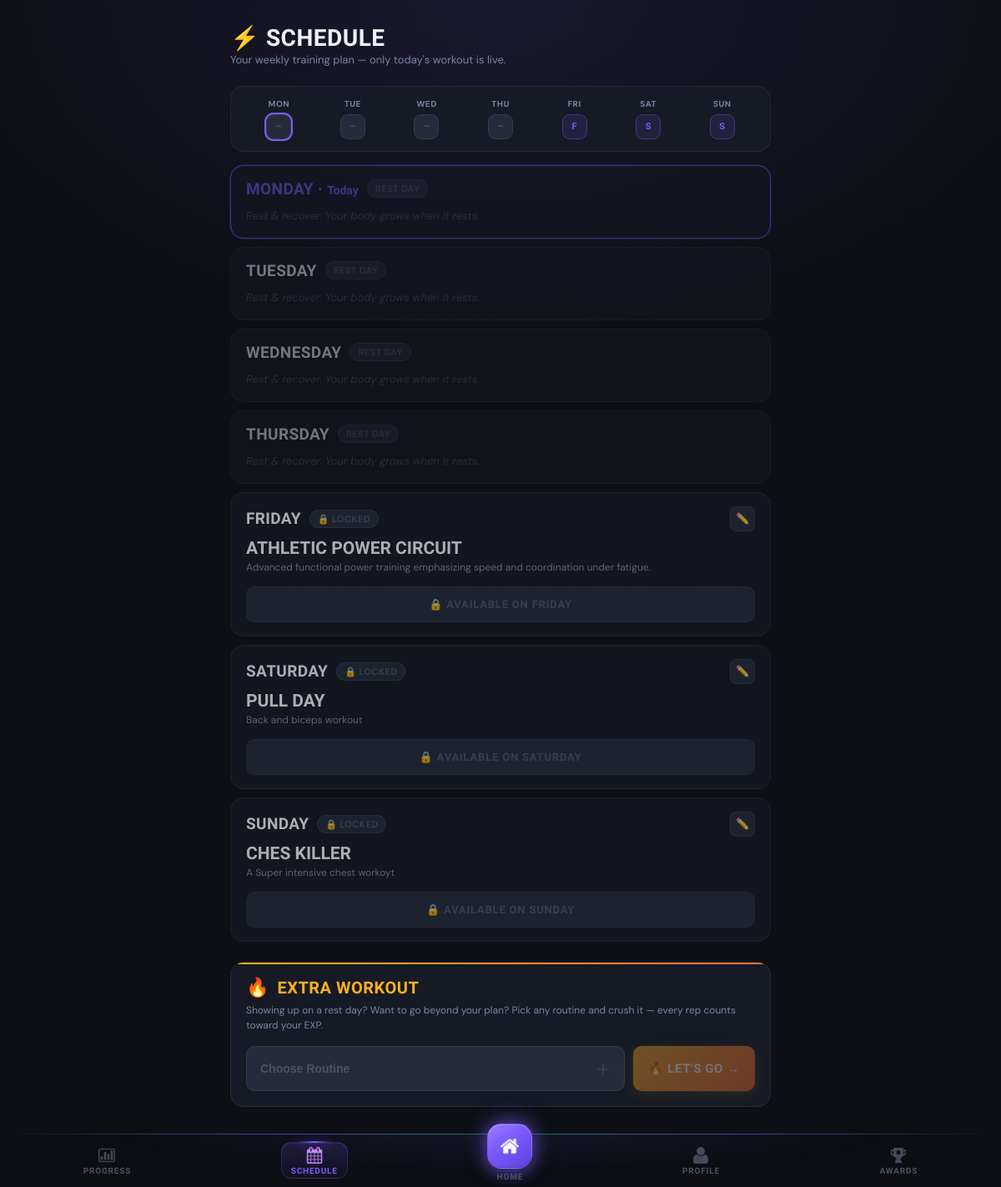
Page /schedule (signed in) on the committed database.
### tables this page shows
CREATE TABLE routines (
                routine_id INTEGER PRIMARY KEY AUTOINCREMENT,
                routine_name TEXT NOT NULL,
                description TEXT,
                created_by TEXT,
                created_date DATETIME DEFAULT CURRENT_TIMESTAMP,
                is_active BOOLEAN DEFAULT 1
            );

### main.py (the view)
@app.route('/schedule')
@login_required
def schedule():
    client_id = session['client_id']
    client = Client.get_by_id(client_id)
    weekly_schedule = client.get_weekly_schedule()
    availability = client.get_availability()
    all_days = ['Monday', 'Tuesday', 'Wednesday', 'Thursday', 'Friday', 'Saturday', 'Sunday']
    today_name = date.today().strftime('%A')
    today      = date.today().strftime('%Y-%m-%d')
    session_ctrl = WorkoutSessionController()
    for day, routine_info in weekly_schedule.items():
        routine_id  = routine_info['routine_id']
        session_data = session_ctrl._get_session(client_id, routine_id, today)
        routine_info['status'] = session_data['status'] if session_data else 'not_started'
    db = DatabaseManager()
    all_routines = db.execute_query(
        "SELECT routine_id, routine_name, description FROM routines WHERE is_active=1 ORDER BY routine_name"
    )
    return render_template(
        'schedule.html',
        schedule=weekly_schedule,
        all_days=all_days,
        availability=availability,
        today_name=today_name,
        all_routines=all_routines,
    )

### controllers/workout_session_controller.py (called while the page is built)
    def _get_session(self, client_id, routine_id, workout_date):
        query = '''
            SELECT * FROM workout_sessions
            WHERE client_id=? AND routine_id=? AND workout_date=?
        '''
        result = self.db.execute_query(query, (client_id, routine_id, workout_date))
        return dict(result[0]) if result else None

### database/db_manager.py (called while the page is built)
    def connect(self):
        self.conn = sqlite3.connect(self.db_name)
        self.conn.row_factory = sqlite3.Row  # Access columns by name
        self.cursor = self.conn.cursor()

    def disconnect(self):
        if self.conn:
            self.conn.close()

    def execute_query(self, query, params=None):
        self.connect()
        if params:
            self.cursor.execute(query, params)
        else:
            self.cursor.execute(query)
        results = self.cursor.fetchall()
        self.disconnect()
        return results

### main.py (called while the page is built)
def login_required(f):
    @wraps(f)
    def decorated_function(*args, **kwargs):
        if 'client_id' not in session:
            return redirect(url_for('login'))
        return f(*args, **kwargs)
    return decorated_function

### models/client.py (called while the page is built)
    def get_availability(self):
        db = DatabaseManager()
        query = '''
            SELECT day_of_week FROM client_availability
            WHERE client_id=? AND is_available=1
        '''
        results = db.execute_query(query, (self.client_id,))
        return [row['day_of_week'] for row in results]

    def get_weekly_schedule(self):
        db = DatabaseManager()
        query = '''
            SELECT ra.day_of_week, r.routine_id, r.routine_name, r.description
            FROM routine_assignments ra
            JOIN routines r ON ra.routine_id = r.routine_id
            WHERE ra.client_id=? AND ra.is_active=1
        '''
        results = db.execute_query(query, (self.client_id,))
        return {row['day_of_week']: dict(row) for row in results}

### templates/schedule.html (shortened to what this page needs)
{% extends "base.html" %}
{% block content %}
{% set today_name = today_name | default('') %}
{% set day_shorts = {'Monday':'MON','Tuesday':'TUE','Wednesday':'WED','Thursday':'THU','Friday':'FRI','Saturday':'SAT','Sunday':'SUN'} %}
{% set day_order  = ['Monday','Tuesday','Wednesday','Thursday','Friday','Saturday','Sunday'] %}
{% set today_idx = namespace(value=-1) %}
{% for d in day_order %}{% if d == today_name %}{% set today_idx.value = loop.index0 %}{% endif %}{% endfor %}
<div class="page-header">
    <h1>⚡ Schedule</h1>
    <p>Your weekly training plan — only today's workout is live.</p>
</div>
<div class="week-strip">
    {% for day in all_days %}
    {% set short = day_shorts[day] %}
    <div class="week-day-chip">
        <span class="week-day-lbl">{{ short }}</span>
        {% if day in schedule %}
            {% set st = schedule[day].status if 'status' in schedule[day] else 'not_started' %}
            <div class="week-day-dot has-routine {% if st=='completed' %}is-done{% endif %} {% if day==today_name %}is-today{% endif %}">
                {% if st=='completed' %}✓{% else %}{{ short[0] }}{% endif %}
            </div>
        {% else %}
            <div class="week-day-dot {% if day==today_name %}is-today{% endif %}">–</div>
        {% endif %}
    </div>
    {% endfor %}
</div>
{% for day in all_days %}
{% set is_today  = (day == today_name) %}
{% set loop_idx  = loop.index0 %}
{% set is_past   = (today_idx.value > -1 and loop_idx < today_idx.value) %}
{% set is_future = (today_idx.value > -1 and loop_idx > today_idx.value) %}
{% set is_rest   = (day not in schedule and day not in availability) %}
<div class="day-card
    {% if is_today %}is-today{% elif is_past %}is-past{% elif is_future %}is-future{% endif %}
    {% if is_rest %}rest-only{% endif %}">
    <div class="day-header">
        <div class="day-header-left">
            <div class="day-name {% if is_today %}today-label{% endif %}">
                {{ day }}{% if is_today %} · <span style="font-size:14px;font-weight:700;letter-spacing:0;text-transform:none;">Today</span>{% endif %}
            </div>
            {% if day in schedule %}
                {% set st = schedule[day].status if 'status' in schedule[day] else 'not_started' %}
                {% if is_today %}
                    {% if st=='completed'   %}<span class="day-badge badge-done">✓ Done</span>
                    {% elif st=='in_progress' %}<span class="day-badge badge-progress">In Progress</span>
                    {% else %}<span class="day-badge badge-today">Today</span>{% endif %}
                {% else %}
                    {% if st=='completed' %}<span class="day-badge badge-done">✓ Done</span>
                    {% else %}<span class="day-badge badge-locked">🔒 Locked</span>{% endif %}
                {% endif %}
            {% elif day in availability %}
                <span class="day-badge badge-rest">No Routine</span>
            {% else %}
                <span class="day-badge badge-rest">Rest Day</span>
            {% endif %}
        </div>
        {% if day in schedule or day in availability %}
        <button class="btn-edit-day" title="Change routine"
                onclick="openPicker('schedule','{{ day }}',{{ schedule[day].routine_id if day in schedule else 'null' }})">✏️</button>
        {% endif %}
    </div>
    {% if day in schedule %}
        <div class="routine-name">{{ schedule[day].routine_name }}</div>
        <div class="routine-desc">{{ schedule[day].description or 'Ready to train.' }}</div>
        {% set st = schedule[day].status if 'status' in schedule[day] else 'not_started' %}
        {% if st=='completed' %}
            <a href="{{ url_for('workout', routine_id=schedule[day].routine_id) }}" class="btn-day btn-day-done">✓ Completed</a>
        {% elif st=='in_progress' and is_today %}
            <a href="{{ url_for('workout', routine_id=schedule[day].routine_id) }}" class="btn-day btn-day-continue">▶ Continue →</a>
        {% elif is_today %}
            <a href="{{ url_for('workout', routine_id=schedule[day].routine_id) }}" class="btn-day btn-day-start">⚡ Start Workout</a>
        {% else %}
            <button class="btn-day btn-day-locked" disabled>🔒 Available on {{ day }}</button>
        {% endif %}
    {% elif day in availability %}
        <div class="no-routine-text">You're available to train — no routine assigned yet.</div>
        <button class="btn-add-routine" onclick="openPicker('schedule','{{ day }}',null)">＋ Assign Routine</button>
    {% else %}
        <div class="rest-text">Rest & recover. Your body grows when it rests.</div>
    {% endif %}
</div>
{% endfor %}
<div class="extra-workout-section">
    <div class="extra-workout-header">
        <span class="extra-workout-icon">🔥</span>
        <span class="extra-workout-title">Extra Workout</span>
    </div>
    <p class="extra-workout-sub">
        Showing up on a rest day? Want to go beyond your plan?
        Pick any routine and crush it — every rep counts toward your EXP.
    </p>
    <div class="extra-workout-actions">
        <button class="btn-extra-pick" onclick="openPicker('extra',null,null)">
            <span id="extra-picker-label">Choose Routine</span>
            <span class="btn-extra-pick-icon">＋</span>
        </button>
        <a id="extra-start-btn" href="#" class="btn-extra-start">🔥 Let's Go →</a>
    </div>
</div>
{% endblock %}

### templates/base.html (style rules this page uses)
:root { --brand: #7c5cfc; --brand-glow: rgba(124, 92, 252, 0.35); --brand-dim: rgba(124, 92, 252, 0.12); --green: #00e5a0; --green-glow: rgba(0, 229, 160, 0.3); --amber: #ffb020; --red: #ff4757; --bg: #0d0f14; --surface: #161a24; --surface-2: #1e2330; --surface-3: #252b3b; --border: rgba(255,255,255,0.07); --border-2: rgba(255,255,255,0.12); --text: #f0f2f8; --text-muted: #7a84a0; --text-dim: #4a5168; --radius: 16px; --radius-sm: 10px; --font-display:'Barlow Condensed', sans-serif; --font-body: 'DM Sans', sans-serif; --nav-height: 64px; }
*, *::before, *::after { margin: 0; padding: 0; box-sizing: border-box; }
body { font-family: var(--font-body); background: var(--bg); color: var(--text); min-height: 100vh; padding-top: 16px; padding-bottom: calc(var(--nav-height) + 32px); background-image: radial-gradient(ellipse 80% 40% at 50% 0%, rgba(124,92,252,0.12) 0%, transparent 70%); }
h1, h2, h3 { font-family: var(--font-display); color: var(--text); text-transform: uppercase; letter-spacing: 0.5px; font-weight: 800; }
h1 { font-size: 32px; line-height: 1; margin-bottom: 6px; }
p { color: var(--text-muted); font-size: 14px; line-height: 1.6; }

### rows in the picture
routines: routine_name "ATHLETIC POWER CIRCUIT", description "Advanced functional power training emphasizing speed and coordination under fatigue."
routines: routine_name "PULL DAY", description "Back and biceps workout"
routines: routine_name "CHES KILLER", description "A Super intensive chest workoyt"

### other values in the picture
{{ short }} "MON" "TUE" "WED" "THU" "FRI" "SAT" "SUN"
{{ short[0] }} "F" "S" "S"
{{ day }} "MONDAY" "TUESDAY" "WEDNESDAY" "THURSDAY" "FRIDAY" "SATURDAY" "SUNDAY"
{{ day }} "FRIDAY" "SATURDAY" "SUNDAY"
